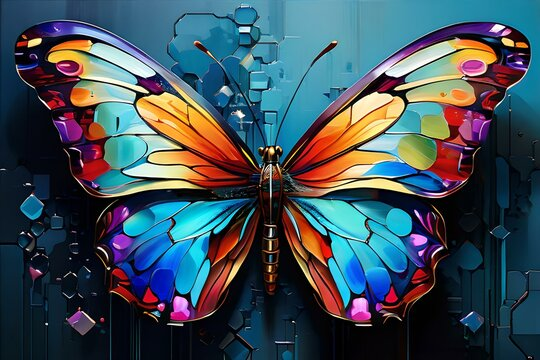
#> input picture pictures/butterfly2.jpg, 540 x 360 px
$ python first_code1.py
#> lines starting #> are read from the running program, lines starting #| are printed output that depends on the picture
import cv2 as cv
import matplotlib.pyplot as plt

# File path
file_path = "pictures/butterfly2.jpg"

# Reading images
img = cv.imread(file_path)
#> img is the input picture: shape (360, 540, 3); mean B, G, R 88.9, 79.2, 63.1
img_gray = cv.imread(file_path, flags=cv.IMREAD_GRAYSCALE)
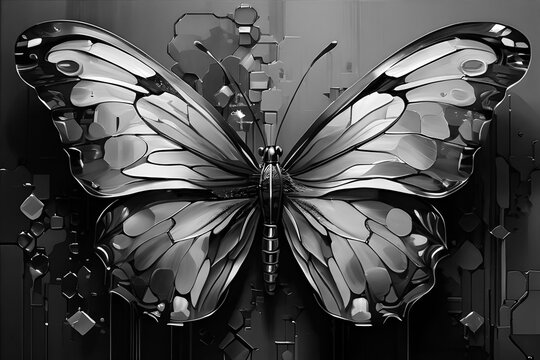
#> img_gray: shape (360, 540); min 0, max 255, mean 75.3
imgcolor = cv.imread(file_path, flags=cv.IMREAD_COLOR)

# Setup plot
fig, (ax1, ax2, ax3) = plt.subplots(nrows=1, ncols=3, figsize=(10, 20))

# Configuration and displaying images
ax1.imshow(cv.cvtColor(img, cv.COLOR_BGR2RGB))
ax1.axis("off")
ax1.title.set_text('Original Image')

ax2.imshow(cv.cvtColor(imgcolor, cv.COLOR_BGR2RGB))
ax2.axis("off")
ax2.title.set_text('Color Image')

ax3.imshow(img_gray, cmap='gray')
ax3.axis("off")
ax3.title.set_text('Gray Image')

# Show plot
plt.show()
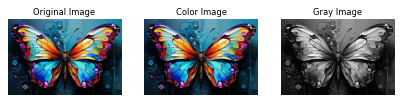
#> figure drawn by matplotlib, 3 panels

# Save image (optional)
# cv.imwrite(filename='white_and_blank.jpg', img=img)

$ run again, with pictures/Dog.jpg copied over pictures/butterfly2.jpg
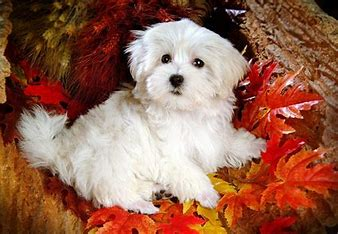
#> input picture pictures/Dog.jpg, 338 x 234 px
#> img is the input picture: shape (234, 338, 3); mean B, G, R 82.6, 101.2, 148.9
#> `img_gray = cv.imread(file_path, flags=cv.IMREAD_GRAYSCALE)`:
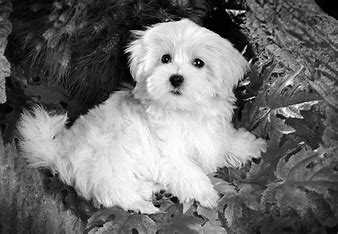
#> img_gray: shape (234, 338); min 0, max 255, mean 113.2
#> `plt.show()`:
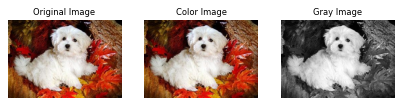
#> figure drawn by matplotlib, 3 panels
